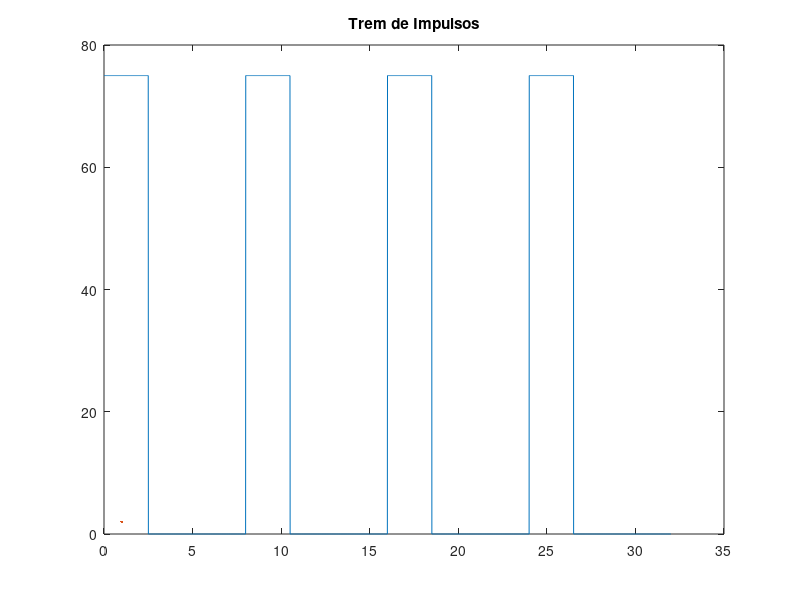

The MATLAB script that drew this image: (Note: this script raises an error after producing the figure.)
clc; clear;
Rs = 100; RL_CC = 200; Td = 0.002; Z0 = 50; n_iteracoes = 4; tolerancia = 0.005;

A = 75; tau = 5;
T = 8; %(tau + um pouco);

n_graficos = 4;
y = [];
for k = 0:n_graficos - 1
    t = linspace(k*T, (k+1)*T, 1000);
    
    y = [y, A * rectpuls(t - k*T, tau)];
end

x = linspace(0, n_graficos * T, length(y));

x_2 = linspace(0, A/Rs, 4000);

figure('Name', 'Trem de Impulsos');
plot(x, y, LineWidth = 2);
title('Trem de Impulsos');

f(y ~= 0) = @(x) A - Rs.*x;
figure(2);
plot(x_2, f(x_2), LineWidth = 2);
title('Diagrama V(I)');
hold on;

